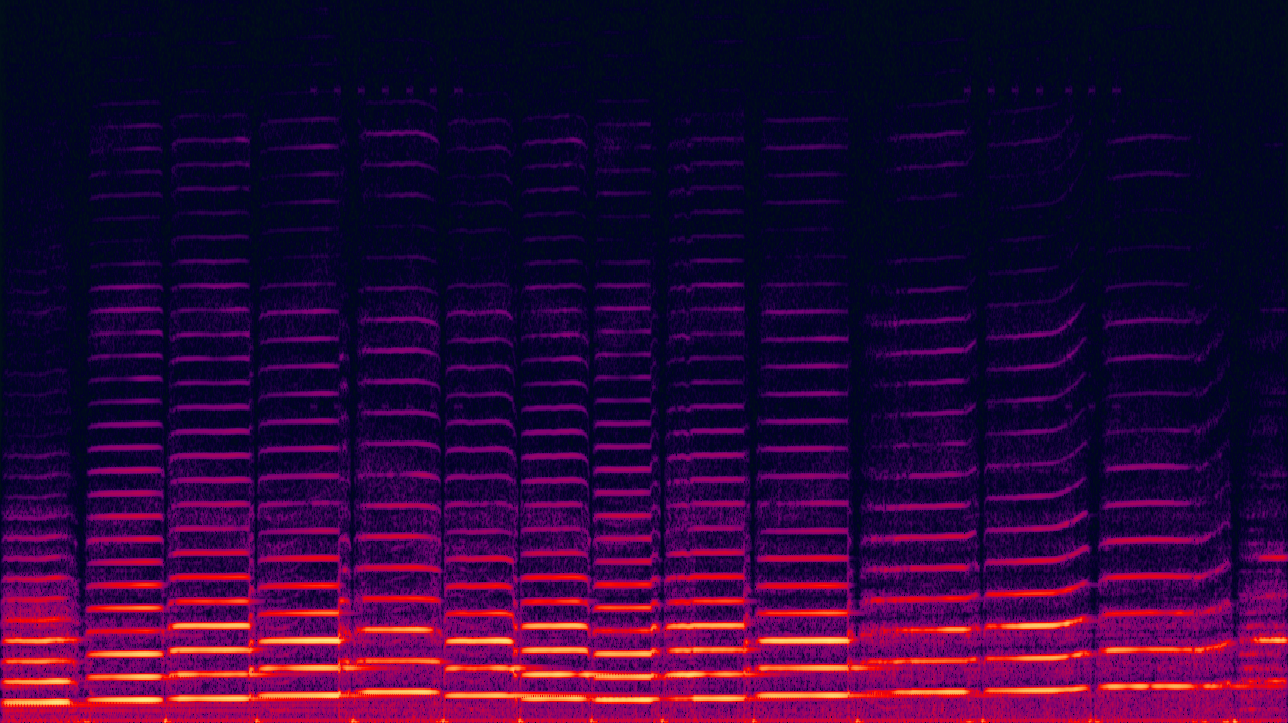
#> input picture notebooks/segmentation/violin.png, 1288 x 723 px
$ jupyter execute --allow-errors '#4 - Otsu'"'"'s method.ipynb'   (shell and % lines are left out)
#> lines starting #> are read from the running program, lines starting #| are printed output that depends on the picture; after the words box and inside, x2 and y2 are one past the last pixel; in counts of white or black regions, pixels touching at a corner belong together
## Otsu's Method

Here is the image from the first day, notebook number 1:

[cell 1]
from matplotlib import pyplot as plt
import cv2
image = cv2.imread('violin.png')
#> image is the input picture: shape (723, 1288, 3); mean B, G, R 55.8, 5.9, 45.3
image = cv2.cv2.cvtColor(image, cv2.COLOR_BGR2RGB)
plt.imshow(image)
plt.show()

The first step is to convert the image to grey. In order to do this, we have to do the following two operations:

- convert the color using cv2.COLOR_BGR2GRAY
- make surethe imshow cmap (colormap) parameter is set to gray

[cell 2]
from matplotlib import pyplot as plt
import cv2

image = cv2.imread('violin.png')
# greyscale the image
image = cv2.cvtColor(image, cv2.COLOR_BGR2GRAY)
#> image: shape (723, 1288)

#defaults to colormap, so we can cmap to grey
plt.imshow(image, cmap='gray')
plt.show()

This is what happens when we apply Otsu's method to the image.

[cell 3]
from matplotlib import pyplot as plt
import cv2

image = cv2.imread('violin.png')
# greyscale the image
image = cv2.cvtColor(image, cv2.COLOR_BGR2GRAY)

# need to add boolean ret to this, else there's an error. This has to do with the data type being returned.
ret, image = cv2.threshold(image, 0, 255, cv2.THRESH_BINARY_INV + cv2.THRESH_OTSU)
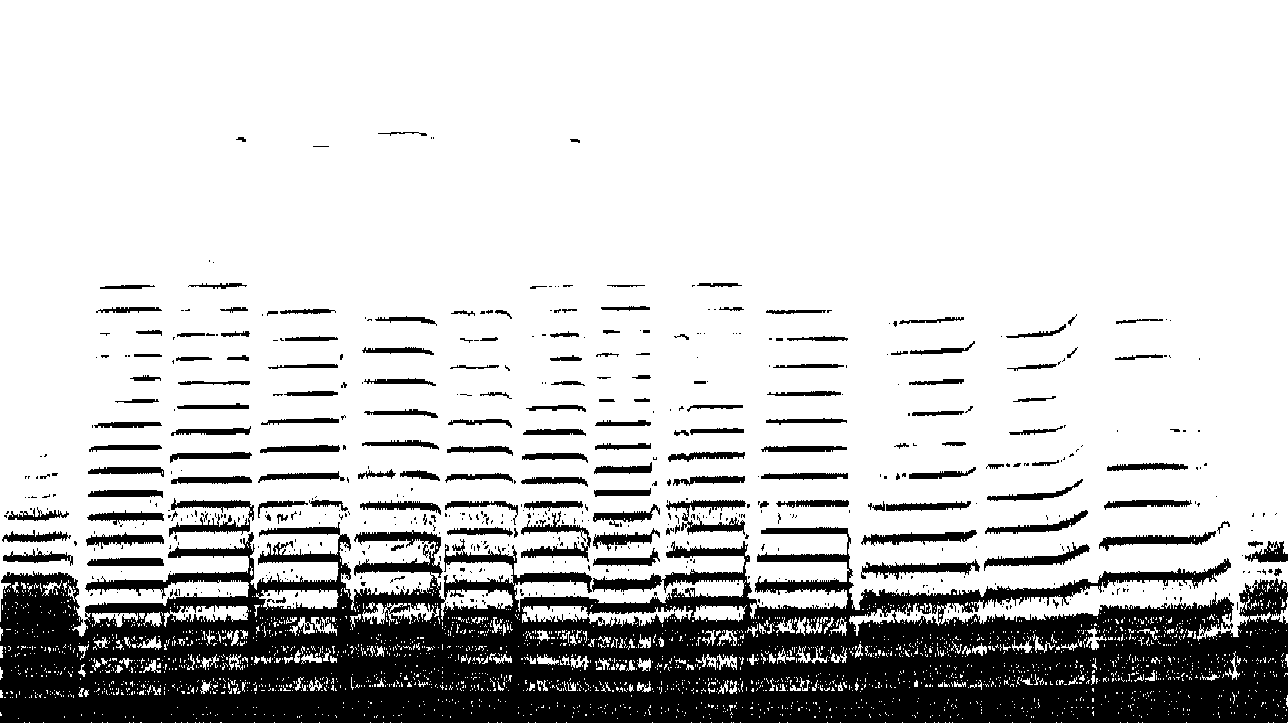
#> image: shape (723, 1288); 79.3% white; 582 black regions (425 under 20 px), largest, box (x1, y1, x2, y2) and area: (0, 522, 1288, 723) 152897, (169, 498, 254, 537) 1226, (521, 511, 591, 562) 1059
#> ret = 39

plt.imshow(image, cmap='gray')
plt.show()

Unfortunately, Otsu is confused. Our eyes are playing an optical illusion on us, and mistaking some pixels to be brighter than they actually are. The threshold that Otsu picks is not producing the expected result.

Other thresholding methods run into similar problems. Below, I've tried a few from the [OpenCV documentation](https://opencv-python-tutroals.readthedocs.io/en/latest/py_tutorials/py_imgproc/py_thresholding/py_thresholding.html):

[cell 4]
import cv2
import numpy as np
from matplotlib import pyplot as plt

img = cv2.imread('violin.png',0)
#> img: shape (723, 1288); min 5, max 229, mean 22.9
img = cv2.medianBlur(img,5)

ret,th1 = cv2.threshold(img,127,255,cv2.THRESH_BINARY)
#> th1: shape (723, 1288); 1.5% white; 71 white regions (11 under 20 px), largest, box (x1, y1, x2, y2) and area: (447, 692, 586, 701) 720, (760, 637, 849, 644) 574, (759, 692, 852, 698) 529
th2 = cv2.adaptiveThreshold(img,255,cv2.ADAPTIVE_THRESH_MEAN_C,\
            cv2.THRESH_BINARY,11,2)
#> th2: shape (723, 1288); 70.5% white; 2612 black regions (2014 under 20 px), largest, box (x1, y1, x2, y2) and area: (0, 349, 1288, 723) 86537, (359, 298, 758, 608) 30817, (861, 463, 1228, 596) 14511
th3 = cv2.adaptiveThreshold(img,255,cv2.ADAPTIVE_THRESH_GAUSSIAN_C,\
            cv2.THRESH_BINARY,11,2)
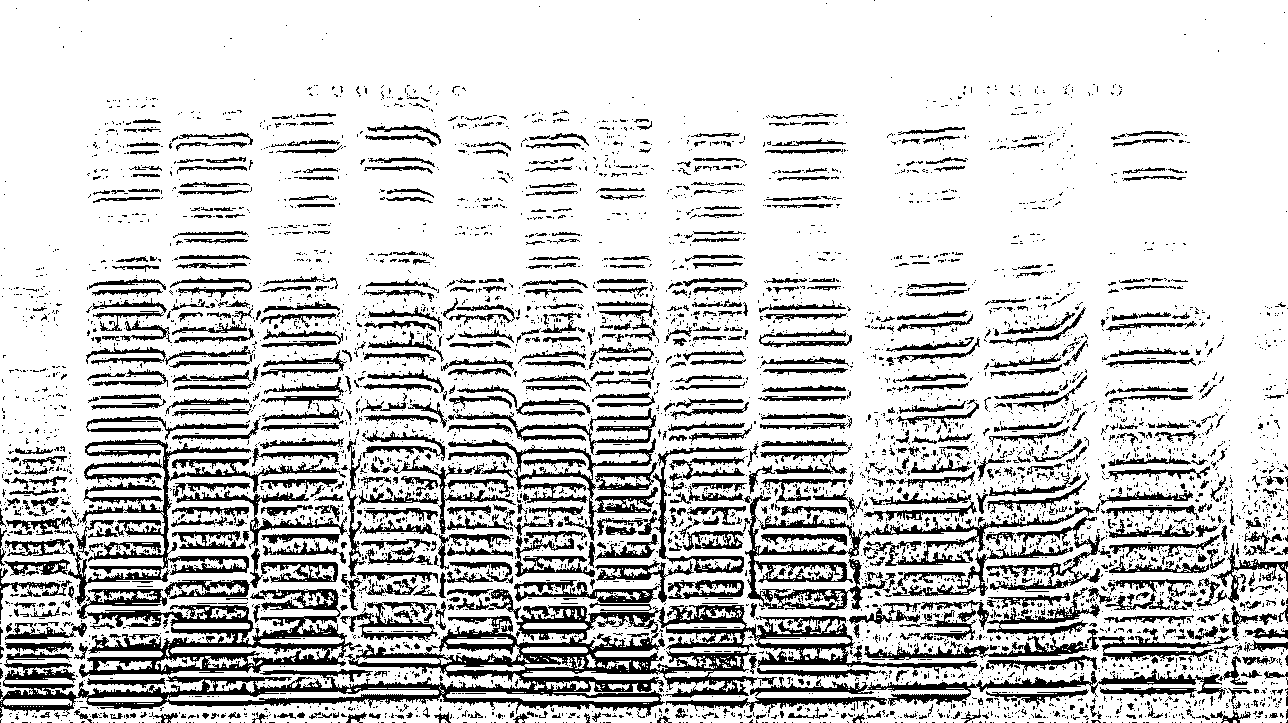
#> th3: shape (723, 1288); 79.7% white; 5200 black regions (4425 under 20 px), largest, box (x1, y1, x2, y2) and area: (0, 605, 978, 718) 26005, (79, 589, 362, 678) 8514, (68, 439, 346, 619) 8236

titles = ['Original Image', 'Global Thresholding (v = 127)',
            'Adaptive Mean Thresholding', 'Adaptive Gaussian Thresholding']
images = [img, th1, th2, th3]

for i in range(4):
    plt.subplot(2,2,i+1),plt.imshow(images[i],'gray')
    plt.title(titles[i])
    plt.xticks([]),plt.yticks([])
plt.show()

Indeed, the original image is probably the most useful one, but the vertical lines are lost when thresholding is applied due to the complexity of the colors involved.

If we remove the noise, as in the examples below, the images are better, but still don't achieve what we want.

[cell 5]
import cv2
import numpy as np
from matplotlib import pyplot as plt

img = cv2.imread('violin.png',0)

# global thresholding
ret1,th1 = cv2.threshold(img,127,255,cv2.THRESH_BINARY)
#> th1: shape (723, 1288); 1.6% white; 95 white regions (35 under 20 px), largest, box (x1, y1, x2, y2) and area: (446, 692, 587, 701) 723, (759, 637, 850, 644) 581, (758, 692, 854, 698) 542

# Otsu's thresholding
ret2,th2 = cv2.threshold(img,0,255,cv2.THRESH_BINARY+cv2.THRESH_OTSU)
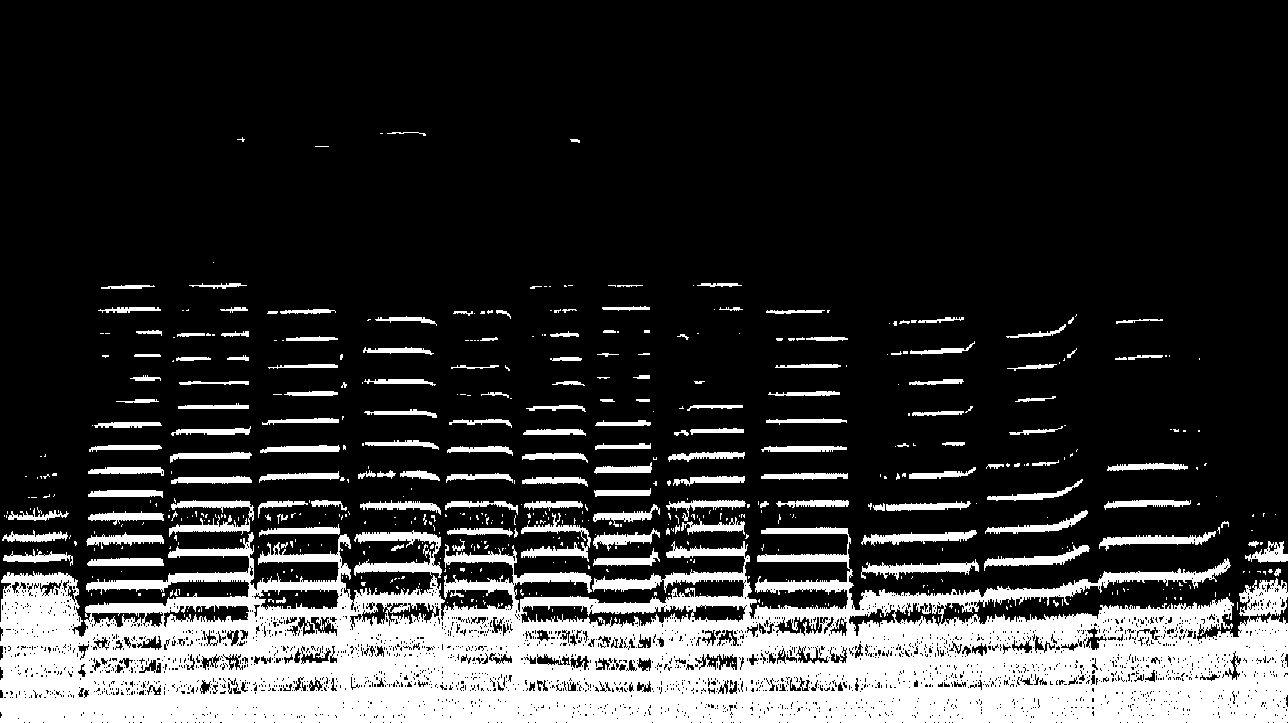
#> th2: shape (723, 1288); 20.2% white; 553 white regions (397 under 20 px), largest, box (x1, y1, x2, y2) and area: (0, 527, 1288, 723) 148355, (354, 530, 442, 578) 1637, (169, 500, 254, 537) 1177
#> ret2 = 39

# Otsu's thresholding after Gaussian filtering
blur = cv2.GaussianBlur(img,(5,5),0)
ret3,th3 = cv2.threshold(blur,0,255,cv2.THRESH_BINARY+cv2.THRESH_OTSU)
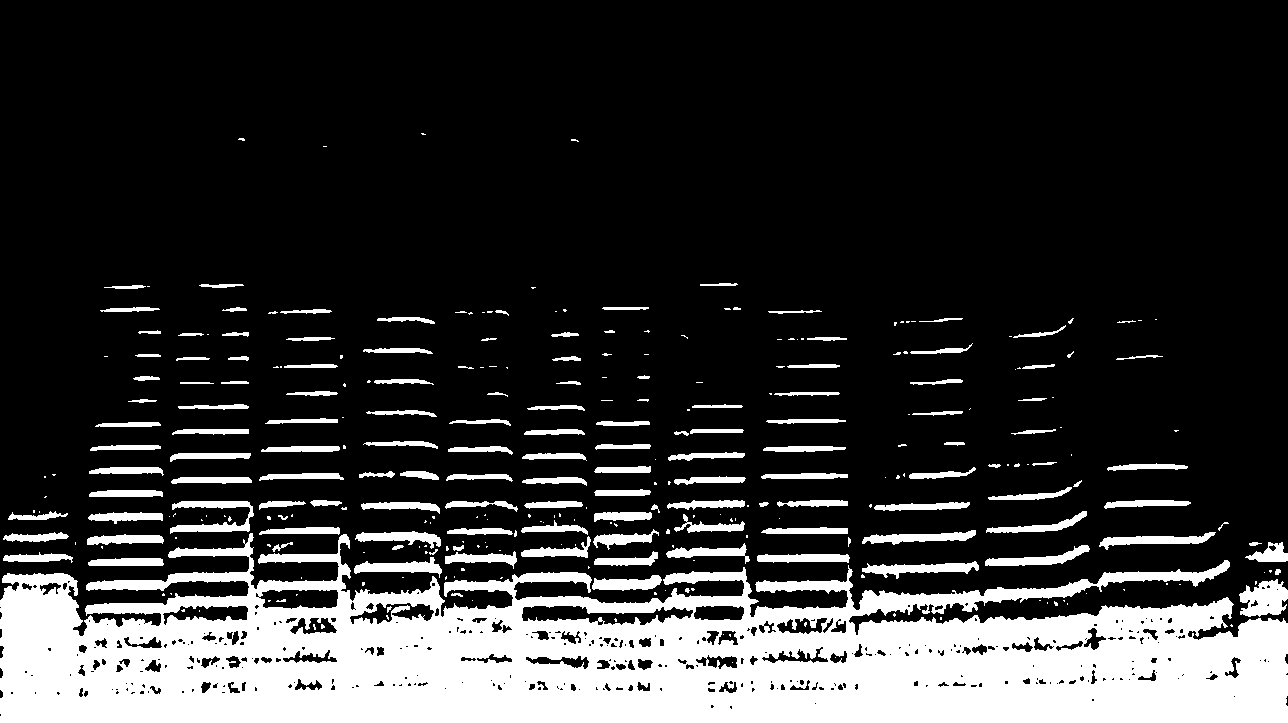
#> th3: shape (723, 1288); 20.5% white; 312 white regions (171 under 20 px), largest, box (x1, y1, x2, y2) and area: (0, 533, 1288, 723) 150747, (1239, 579, 1288, 617) 1268, (170, 501, 254, 534) 1132
#> ret3 = 38

# plot all the images and their histograms
images = [img, 0, th1,
          img, 0, th2,
          blur, 0, th3]
titles = ['Original Noisy Image','Histogram','Global Thresholding (v=127)',
          'Original Noisy Image','Histogram',"Otsu's Thresholding",
          'Gaussian filtered Image','Histogram',"Otsu's Thresholding"]

for i in range(3):
    plt.subplot(3,3,i*3+1),plt.imshow(images[i*3],'gray')
    plt.title(titles[i*3]), plt.xticks([]), plt.yticks([])
    plt.subplot(3,3,i*3+2),plt.hist(images[i*3].ravel(),256)
    plt.title(titles[i*3+1]), plt.xticks([]), plt.yticks([])
    plt.subplot(3,3,i*3+3),plt.imshow(images[i*3+2],'gray')
    plt.title(titles[i*3+2]), plt.xticks([]), plt.yticks([])
plt.show()
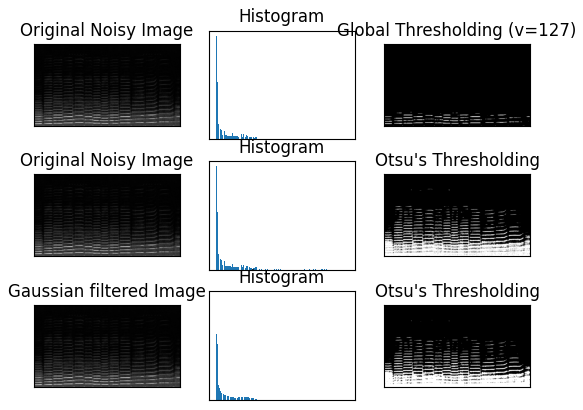
#> figure drawn by matplotlib, 9 panels

$ run again, with notebooks/segmentation/houghlines5.jpg saved as notebooks/segmentation/violin.png
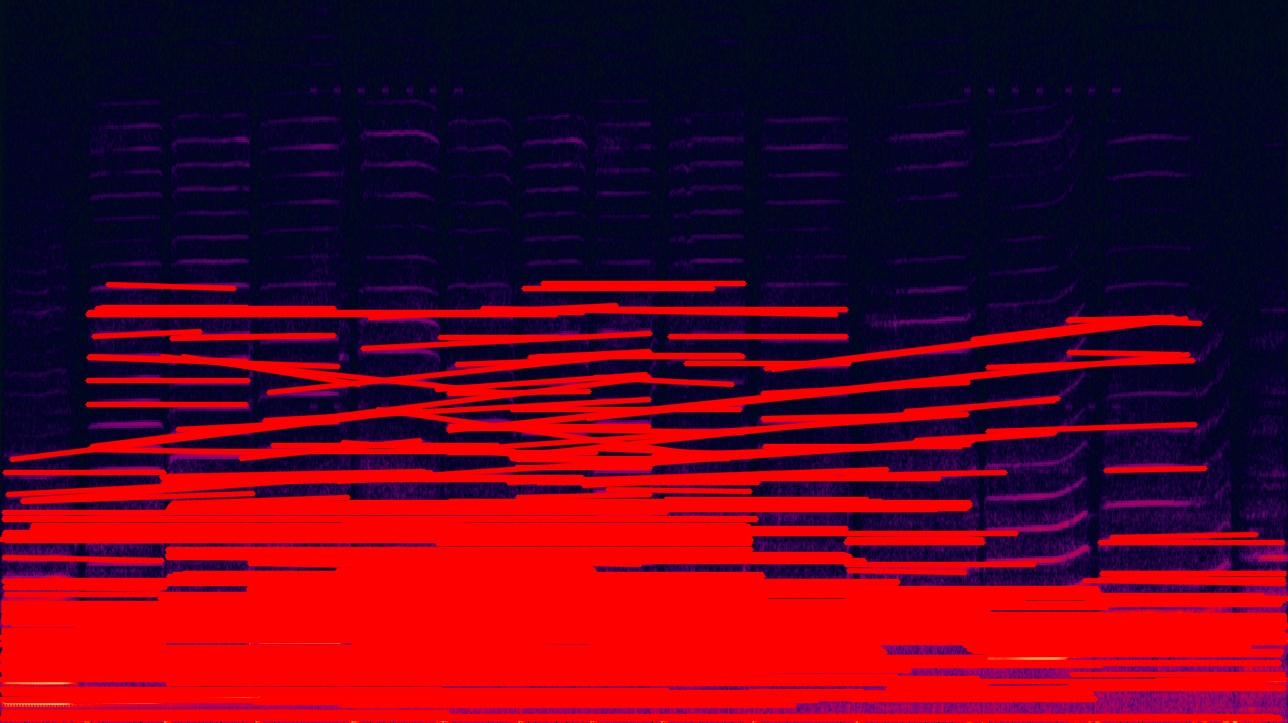
#> input picture notebooks/segmentation/houghlines5.jpg, 1288 x 723 px
#> image is the input picture: shape (723, 1288, 3); mean B, G, R 30.7, 3.3, 92.5
#> `ret, image = cv2.threshold(image, 0, 255, cv2.THRESH_BINARY_INV + cv2...`:
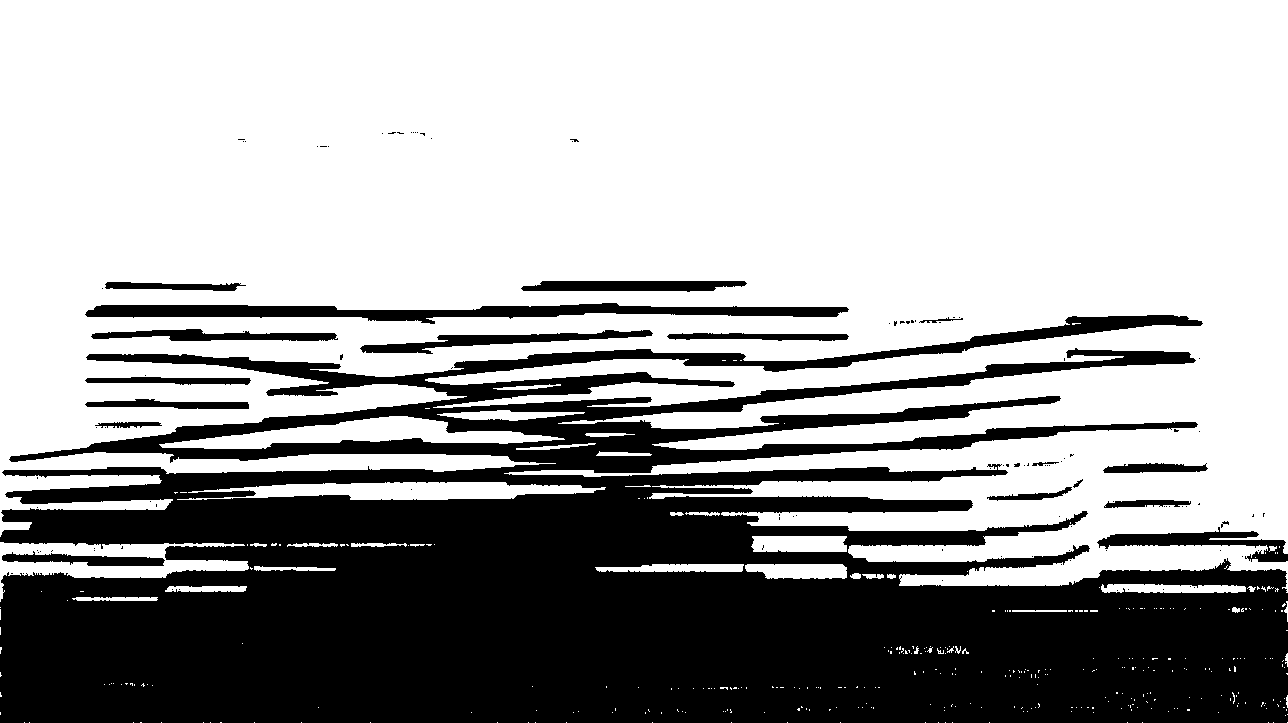
#> image: shape (723, 1288); 64.4% white; 117 black regions (98 under 20 px), largest, box (x1, y1, x2, y2) and area: (0, 315, 1288, 723) 308089, (85, 303, 849, 324) 7549, (1097, 527, 1288, 562) 2389
#> ret = 42
#> ret2 = 41
#> `ret3,th3 = cv2.threshold(blur,0,255,cv2.THRESH_BINARY+cv2.THRESH_OTSU)`:
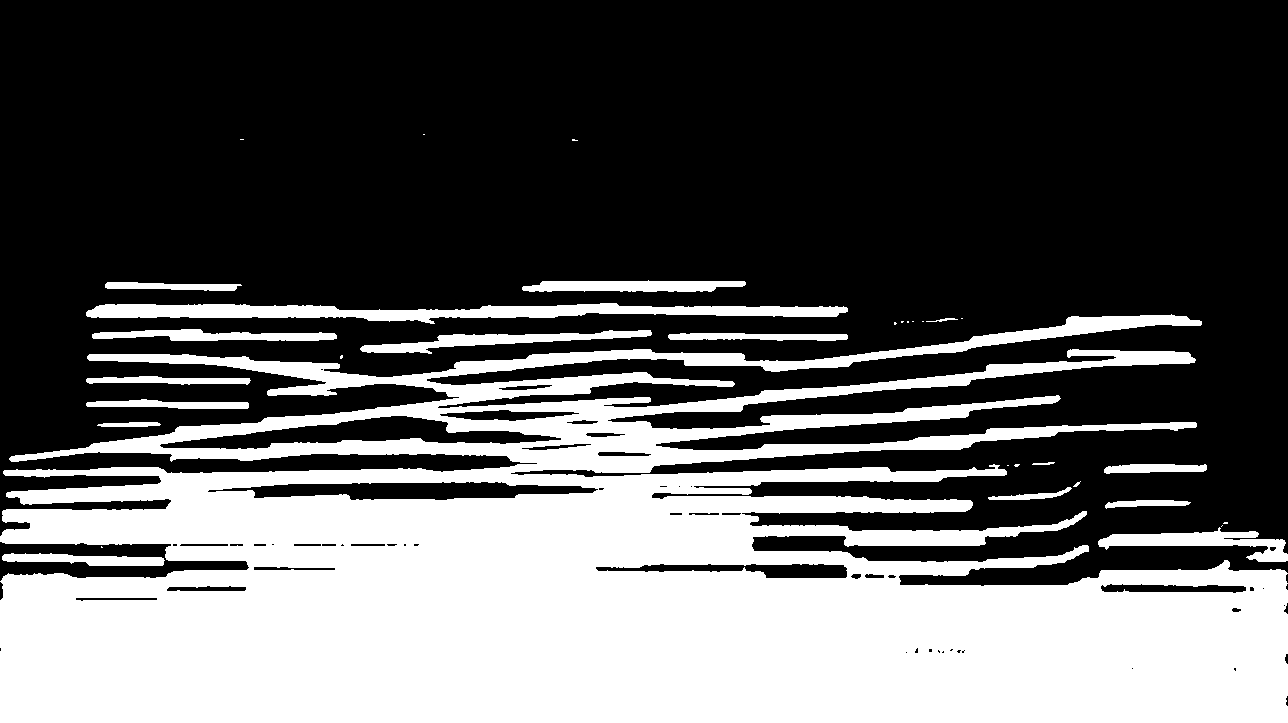
#> th3: shape (723, 1288); 36.5% white; 33 white regions (15 under 20 px), largest, box (x1, y1, x2, y2) and area: (0, 314, 1288, 723) 315426, (86, 303, 848, 324) 8176, (1098, 527, 1288, 562) 2639
#> ret3 = 40
#> gray: shape (723, 1288); 0.05% white in thin lines or dots, all inside (x1, y1, x2, y2) = (4, 643, 1237, 723)
